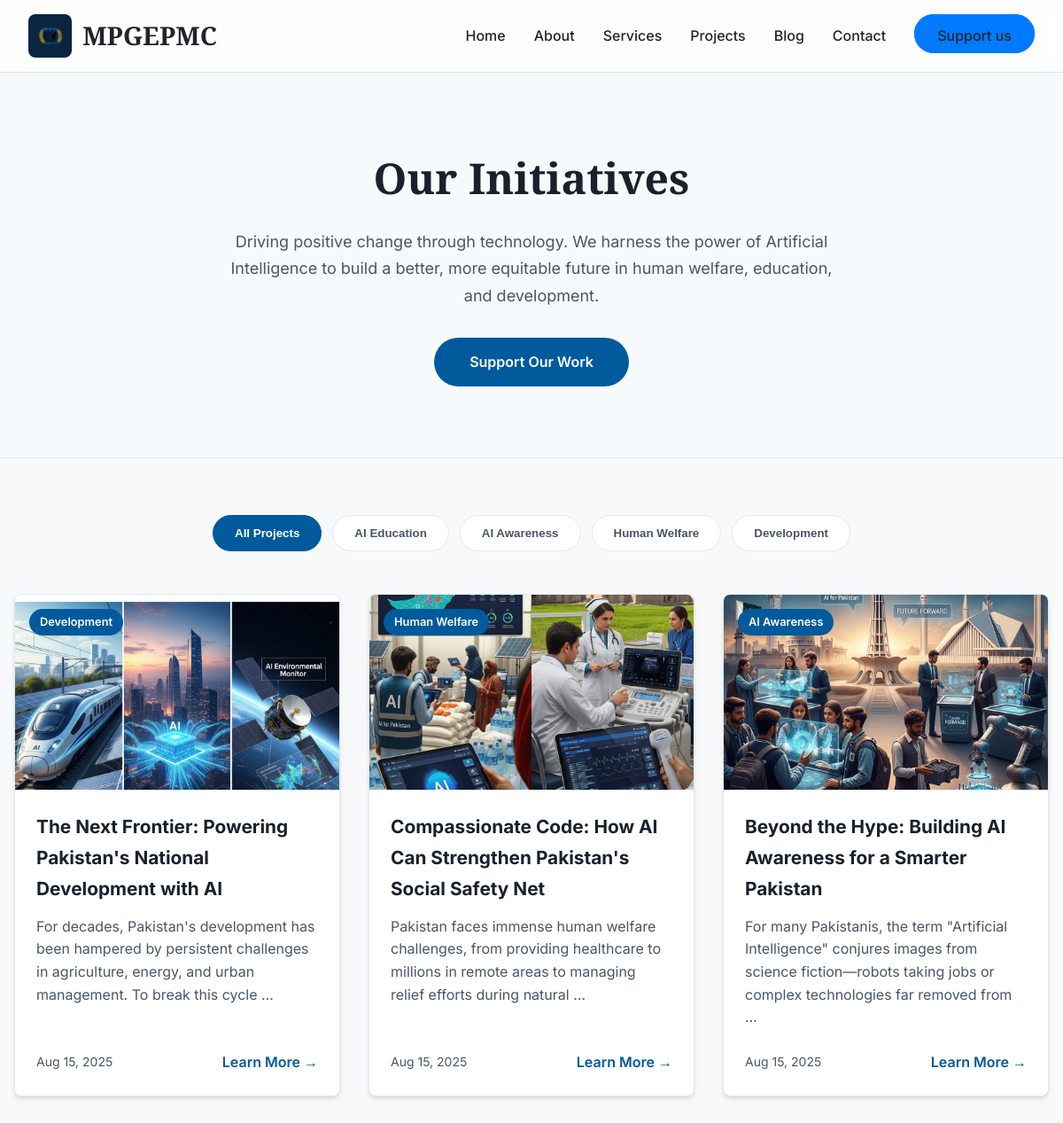
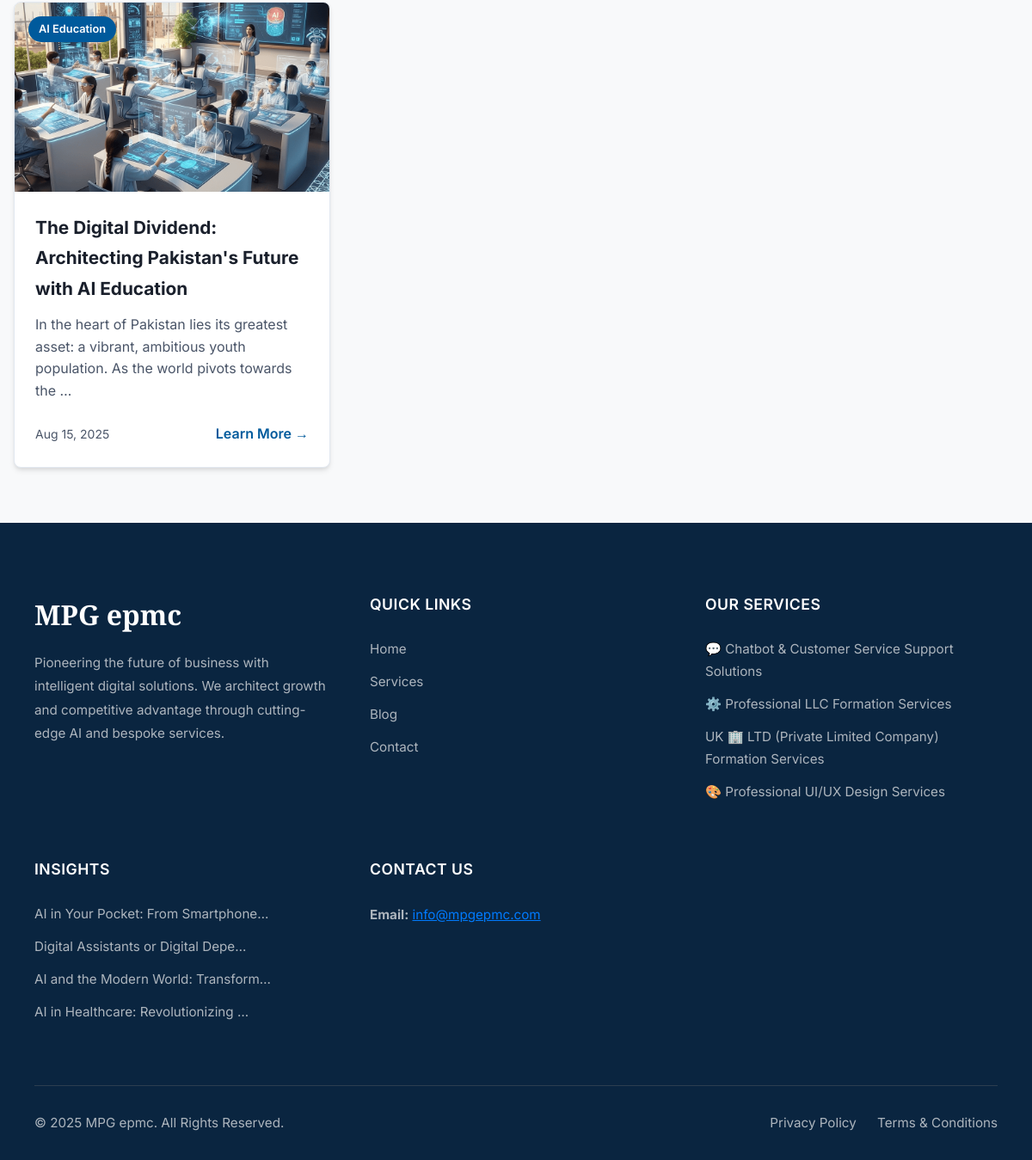
/projects/, run on the app's committed database (2 pictures, top to bottom).
### mpgepmc_core/models.py (models this page shows, shortened)
class Project(models.Model):
    class ProjectCategory(models.TextChoices):
        AI_EDUCATION = 'AI_EDUCATION', 'AI Education'
        AI_AWARENESS = 'AI_AWARENESS', 'AI Awareness'
        HUMAN_WELFARE = 'HUMAN_WELFARE', 'Human Welfare'
        DEVELOPMENT = 'DEVELOPMENT', 'Development'
    title = models.CharField(max_length=250, unique=True)
    slug = models.SlugField(max_length=250, unique=True, blank=True, null=True,
                            help_text="A unique URL-friendly version of the project title.")
    category = models.CharField(
        max_length=50,
        choices=ProjectCategory.choices,
        default=ProjectCategory.HUMAN_WELFARE,
        help_text="The main category of the project."
    )
    short_description = models.TextField(max_length=1500, help_text="A brief summary of the project for list pages.")
    full_description = models.TextField(help_text="The full details of the project (HTML is allowed).")
    image = models.ImageField(upload_to=project_image_upload_path, blank=True, null=True,
                                      help_text="Upload a feature image for the project.")
    posted_date = models.DateTimeField(auto_now_add=True)
    updated_date = models.DateTimeField(auto_now=True)
    is_published = models.BooleanField(default=True, help_text="Set to true to make the project visible on the site.")
    class Meta:
        verbose_name = "Welfare Project"
        verbose_name_plural = "Welfare Projects"
        ordering = ['-posted_date']

class MpgService(models.Model):
    name = models.CharField(max_length=200, unique=True)
    slug = models.SlugField(max_length=200, unique=True, blank=True, null=True,
                            help_text="A unique URL-friendly version of the service name.") # ADDED SLUG
    short_description = models.TextField(max_length=500, blank=True, null=True)
    full_description = models.TextField(blank=True, null=True)
    image = models.ImageField(upload_to=mpgservice_image_upload_path, blank=True, null=True,
                              help_text="Upload a feature image for the service (e.g., 800x600 pixels).")
    is_active = models.BooleanField(default=True)
    has_packages_for_purchase = models.BooleanField(default=False,
        help_text="Check if this service offers distinct packages for direct purchase (e.g., Basic, Premium). If unchecked, only 'Request Service' button will appear.")
    created_at = models.DateTimeField(auto_now_add=True)
    updated_at = models.DateTimeField(auto_now=True)
    class Meta:
        verbose_name = "MPG Service"
        verbose_name_plural = "MPG Services"
        ordering = ['name']

class MpgBlog(models.Model):
    title = models.CharField(max_length=250, unique=True)
    slug = models.SlugField(max_length=250, unique=True, blank=True, null=True,
                            help_text="A unique URL-friendly version of the title.")
    short_summary = models.TextField(max_length=1500, help_text="A brief summary of the blog post.")
    content = models.TextField(help_text="The full content of the blog post (HTML allowed).")
    feature_image = models.ImageField(upload_to=mpgblog_image_upload_path, blank=True, null=True,
                                      help_text="Upload a feature image for the blog post.")
    posted_date = models.DateTimeField(auto_now_add=True)
    updated_date = models.DateTimeField(auto_now=True)
    is_published = models.BooleanField(default=True, help_text="Set to true to make the blog post live.")
    class Meta:
        verbose_name = "MPG Blog Post"
        verbose_name_plural = "MPG Blog Posts"
        ordering = ['-posted_date']

### mpgepmc_core/views.py (the view)
# urls.py: path('projects/', views.projects, name='projects'),
def projects(request):
    project_list = Project.objects.filter(is_published=True).order_by('-posted_date')
    context = {
        'title': 'Our Projects',
        'projects': project_list,
    }
    return render(request, 'mpgepmc/projects.html', context)

### mpgepmc_core/context_processors.py (called while the page is built)
def global_context(request):
    try:
        latest_services_footer = MpgService.objects.filter(is_active=True).order_by('-created_at')[:4]
        latest_blogs_footer = MpgBlog.objects.filter(is_published=True).order_by('-posted_date')[:4]
    except Exception:
        latest_services_footer = []
        latest_blogs_footer = []
    return {
        'latest_services_footer': latest_services_footer,
        'latest_blogs_footer': latest_blogs_footer,
    }

### templates/mpgepmc/projects.html (shortened to what this page needs)
{% extends 'mpgepmc/base.html' %}
{% load static %}
{% block extra_head %}
<link rel="stylesheet" href="{% static 'css/projects.css' %}">
{% endblock %}
{% block content %}
<div class="p-hero">
    <div class="p-container">
        <h1>Our Initiatives</h1>
        <p>Driving positive change through technology. We harness the power of Artificial Intelligence to build a better, more equitable future in human welfare, education, and development.</p>
        <a href="{% url 'mpgepmc_core:support' %}" class="p-hero-cta">Support Our Work</a>
        </div>
</div>
<section class="p-section">
    <div class="p-container">
        <div class="p-filters">
            <button class="p-filter-btn active" data-filter="all">All Projects</button>
            <button class="p-filter-btn" data-filter="AI_EDUCATION">AI Education</button>
            <button class="p-filter-btn" data-filter="AI_AWARENESS">AI Awareness</button>
            <button class="p-filter-btn" data-filter="HUMAN_WELFARE">Human Welfare</button>
            <button class="p-filter-btn" data-filter="DEVELOPMENT">Development</button>
        </div>
        <div class="p-grid">
            {% for project in projects %}
            <div class="p-card" data-category="{{ project.category }}">
                <div class="p-card-img-wrapper">
                    <a href="{% url 'mpgepmc_core:project_detail' project.slug %}">
                        {% if project.image %}
                        <img src="{{ project.image.url }}" alt="{{ project.title }}" class="p-card-img">
                        {% else %}
                        <img src="https://placehold.co/600x400/e2e8f0/4a5568?text=MPG+Project" alt="Placeholder" class="p-card-img">
                        {% endif %}
                    </a>
                    <span class="p-card-category">{{ project.get_category_display }}</span>
                </div>
                <div class="p-card-content">
                    <h3 class="p-card-title"><a href="{% url 'mpgepmc_core:project_detail' project.slug %}">{{ project.title }}</a></h3>
                    <p class="p-card-desc">{{ project.short_description|truncatewords:20 }}</p>
                    <div class="p-card-footer">
                        <span class="p-card-date">{{ project.posted_date|date:"M d, Y" }}</span>
                        <a href="{% url 'mpgepmc_core:project_detail' project.slug %}" class="p-card-link">Learn More &rarr;</a>
                    </div>
                </div>
            </div>
            {% empty %}
            <p style="text-align: center; grid-column: 1 / -1; color: var(--p-text);">No projects have been posted yet. Please check back soon!</p>
            {% endfor %}
        </div>
    </div>
</section>
{% endblock %}

### templates/mpgepmc/base.html (shortened to what this page needs)
{% load static %}
<!doctype html>
<html lang="en">
<head>
    <link rel="stylesheet" href="{% static 'css/base.css' %}">
    {% block extra_head %}{% endblock %}
</head>
<body>
    <nav id="main-nav" role="navigation">
        <a href="{% url 'mpgepmc_core:home' %}" class="nav-brand" style="text-decoration:none">
            <div class="nav-logo">
                <img src="{% static 'img/logo.png' %}" alt="MPGEPMC Logo">
            </div>
            <div class="nav-title">MPGEPMC</div>
        </a>
        <ul class="nav-links" id="nav-links">
            <li><a href="{% url 'mpgepmc_core:home' %}">Home</a></li>
            <li><a href="{% url 'mpgepmc_core:home' %}#about-us">About</a></li>
            <li><a href="{% url 'mpgepmc_core:services' %}">Services</a></li>
            <li><a href="{% url 'mpgepmc_core:projects' %}">Projects</a></li>
            <li><a href="{% url 'mpgepmc_core:blogs' %}">Blog</a></li>
            <li><a href="{% url 'mpgepmc_core:contact' %}">Contact</a></li>
            <li><a href="{% url 'mpgepmc_core:support' %}" class="nav-cta">Support us</a></li>
        </ul>
    </nav>
    <main style="flex: 1 0 auto;">
        {% block content %}{% endblock %}
    </main>
    <footer class="professional-footer">
        <div class="footer-grid">
            <div class="footer-column">
                <h3 class="footer-logo-title">MPG epmc</h3>
                <p>Pioneering the future of business with intelligent digital solutions. We architect growth and competitive advantage through cutting-edge AI and bespoke services.</p>
            </div>
            <div class="footer-column">
                <h4 class="column-title">Quick Links</h4>
                <ul>
                    <li><a href="{% url 'mpgepmc_core:home' %}">Home</a></li>
                    <li><a href="{% url 'mpgepmc_core:services' %}">Services</a></li>
                    <li><a href="{% url 'mpgepmc_core:blogs' %}">Blog</a></li>
                    <li><a href="{% url 'mpgepmc_core:contact' %}">Contact</a></li>
                </ul>
            </div>
            <div class="footer-column">
                <h4 class="column-title">Our Services</h4>
                <ul>
                    {% for service in latest_services_footer %}
                        <li><a href="{% url 'mpgepmc_core:service_detail' service_slug=service.slug %}">{{ service.name }}</a></li>
                    {% empty %}
                        <li><a href="{% url 'mpgepmc_core:services' %}">View All Services</a></li>
                    {% endfor %}
                </ul>
            </div>
            <div class="footer-column">
                <h4 class="column-title">Insights</h4>
                <ul>
                    {% for blog in latest_blogs_footer %}
                        <li><a href="{% url 'mpgepmc_core:blog_detail' blog.slug %}">{{ blog.title|truncatechars:35 }}</a></li>
                    {% empty %}
                        <li><a href="{% url 'mpgepmc_core:blogs' %}">Visit Our Blog</a></li>
                    {% endfor %}
                </ul>
            </div>
            <div class="footer-column">
                <h4 class="column-title">Contact Us</h4>
                <p>
                    <strong>Email:</strong> <a href="mailto:info@mpgepmc.com" style="color:var(--secondary-color);">info@mpgepmc.com</a>
                </p>
            </div>
        </div>
        <div class="sub-footer">
            <div class="sub-footer-container">
                <p>&copy; {% now "Y" %} MPG epmc. All Rights Reserved.</p>
                <div class="sub-footer-links">
                    <a href="{% url 'mpgepmc_core:privacy_policy' %}">Privacy Policy</a>
                    <a href="{% url 'mpgepmc_core:terms_and_conditions' %}">Terms & Conditions</a>
                </div>
            </div>
        </div>
    </footer>
</body>
</html>

### static/css/base.css (style rules this page uses)
.nav-links li a,.nav-title,body { color:var(--text-dark) }
.nav-links li a:hover::after,nav { width:100% }
.footer-logo-title,.nav-title,.section-title { font-family:var(--font-secondary) }
:root { --primary-color:#0A2540;--secondary-color:#007BFF;--background-light:#F8F9FA;--background-white:#FFFFFF;--text-dark:#212529;--text-light:#6C757D;--border-color:#DEE2E6;--success-color:#28A745;--shadow-color:rgba(10, 37, 64, 0.1);--font-primary:'Inter',system-ui,sans-serif;--font-secondary:'Playfair Display',serif }
.nav-cta:hover,.nav-logo { background:var(--primary-color) }
*,::after,::before { margin:0;padding:0;box-sizing:border-box }
html { scroll-behavior:smooth }
body { font-family:var(--font-primary);background-color:var(--background-light);line-height:1.7;overflow-x:hidden;-webkit-font-smoothing:antialiased;-moz-osx-font-smoothing:grayscale;padding-top:80px }
nav { display:flex;justify-content:space-between;align-items:center;padding:1rem 2rem;position:fixed;top:0;left:0;z-index:1001;transition:background-color .4s,box-shadow .4s,padding .4s,transform .3s ease-in-out;background-color:rgba(255,255,255,.85);backdrop-filter:blur(10px);border-bottom:1px solid var(--border-color) }
.nav-brand,.nav-logo { align-items:center;display:flex }
.nav-brand { gap:.75rem }
.nav-logo { justify-content:center;padding:.6rem;border-radius:8px }
.nav-logo img { max-height:30px;width:auto;display:block }
.nav-title { font-size:1.8rem;font-weight:700 }
.nav-links { list-style:none;display:flex;align-items:center;gap:2rem }
.nav-links li a { font-size:1rem;text-decoration:none;font-weight:500;transition:color .3s;position:relative;padding-bottom:8px;white-space:nowrap }
.nav-links li a::after { content:'';position:absolute;left:50%;transform:translateX(-50%);bottom:0;width:0;height:2px;background-color:var(--secondary-color);transition:width .3s }
.nav-cta { padding:.75rem 1.5rem;background:var(--secondary-color);color:var(--background-white);border:2px solid var(--secondary-color);border-radius:50px;font-weight:600;cursor:pointer;transition:.3s;text-decoration:none }
.professional-footer { background-color:var(--primary-color);color:#adb5bd;padding:80px 40px 0;font-size:.95rem }
.footer-grid { display:grid;grid-template-columns:repeat(auto-fit,minmax(250px,1fr));gap:50px;max-width:1400px;margin:0 auto;padding-bottom:60px }
.footer-column .column-title { font-family:var(--font-primary);font-size:1.1rem;font-weight:600;color:#fff;margin-bottom:25px;letter-spacing:.5px;text-transform:uppercase }
.footer-column address,.footer-column p { margin-bottom:20px;line-height:1.8;font-style:normal }
.footer-logo-title { font-size:2rem;color:#fff;margin-bottom:15px }
.footer-column ul { list-style:none;padding:0 }
.footer-column ul li { margin-bottom:12px }
.footer-column ul a { color:#adb5bd;text-decoration:none;transition:color .3s,padding-left .3s }
.section-container,.sub-footer { max-width:1400px;margin:0 auto }
.sub-footer { border-top:1px solid #2c3e50;padding:30px 0;text-align:center }
.sub-footer-container { display:flex;justify-content:space-between;align-items:center;flex-wrap:wrap;gap:20px }
.sub-footer p { margin:0 }
.sub-footer-links a { color:#adb5bd;text-decoration:none;margin-left:20px;transition:color .3s }

### data on the page
Project: image (picture), category "Development", title "The Next Frontier: Powering Pakistan's National Development with AI", short_description "For decades, Pakistan's development has been hampered by persistent challenges in agriculture, energy, and urban management. To break this cycle …", posted_date "Aug 15, 2025"
Project: image (picture), category "Human Welfare", title "Compassionate Code: How AI Can Strengthen Pakistan's Social Safety Net", short_description "Pakistan faces immense human welfare challenges, from providing healthcare to millions in remote areas to managing relief efforts during natural …", posted_date "Aug 15, 2025"
Project: image (picture), category "AI Awareness", title "Beyond the Hype: Building AI Awareness for a Smarter Pakistan", short_description "For many Pakistanis, the term \"Artificial Intelligence\" conjures images from science fiction—robots taking jobs or complex technologies far removed from …", posted_date "Aug 15, 2025"
Project: image (picture), category "AI Education", title "The Digital Dividend: Architecting Pakistan's Future with AI Education", short_description "In the heart of Pakistan lies its greatest asset: a vibrant, ambitious youth population. As the world pivots towards the …", posted_date "Aug 15, 2025"
MpgService: name "💬 Chatbot & Customer Service Support Solutions"
MpgService: name "⚙️ Professional LLC Formation Services"
MpgService: name "UK 🏢 LTD (Private Limited Company) Formation Services"
MpgService: name "🎨 Professional UI/UX Design Services"
MpgBlog: title "AI in Your Pocket: From Smartphone…"
MpgBlog: title "Digital Assistants or Digital Depe…"
MpgBlog: title "AI and the Modern World: Transform…"
MpgBlog: title "AI in Healthcare: Revolutionizing …"
